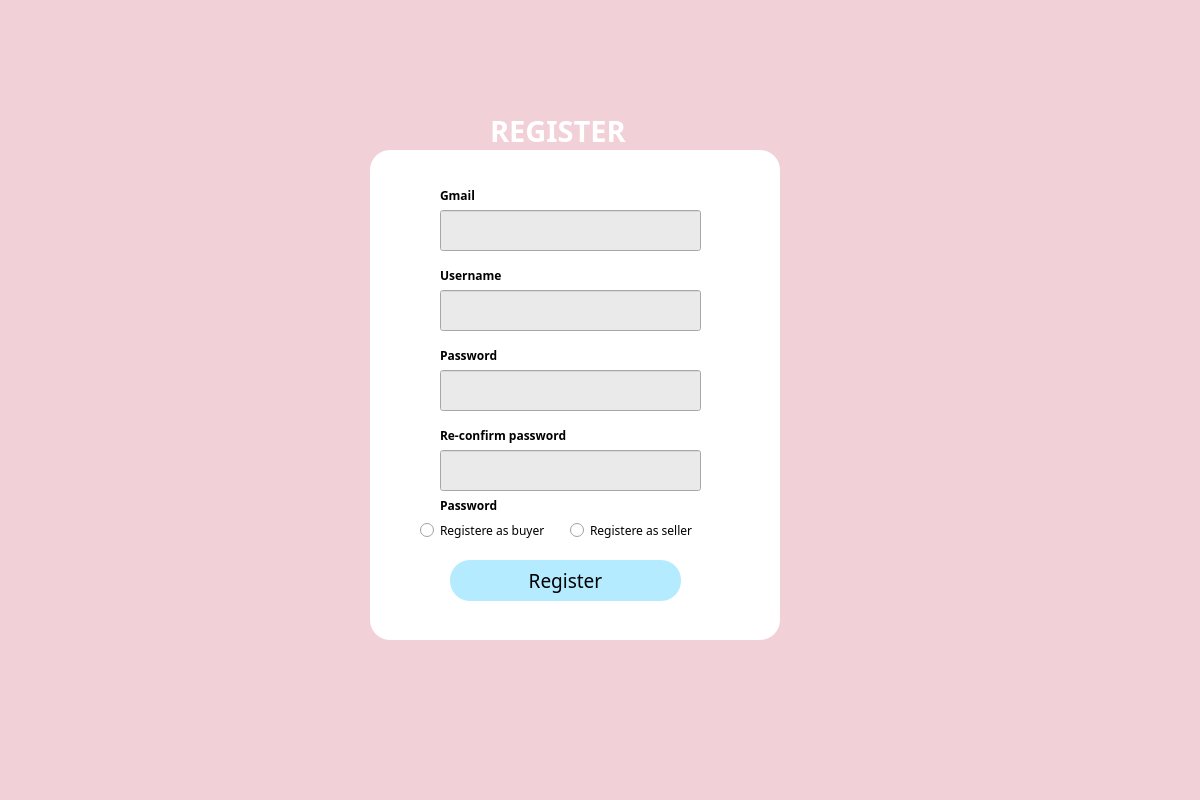
<?xml version="1.0" encoding="UTF-8"?>
<ui version="4.0">
 <class>Dialog</class>
 <widget class="QDialog" name="Dialog">
  <property name="geometry">
   <rect>
    <x>0</x>
    <y>0</y>
    <width>1200</width>
    <height>800</height>
   </rect>
  </property>
  <property name="font">
   <font>
    <family>Manrope</family>
    <weight>75</weight>
    <bold>true</bold>
   </font>
  </property>
  <property name="windowTitle">
   <string>Dialog</string>
  </property>
  <property name="styleSheet">
   <string notr="true">background-color:rgb(241, 208, 215);</string>
  </property>
  <widget class="QLabel" name="gmail_lable">
   <property name="geometry">
    <rect>
     <x>440</x>
     <y>180</y>
     <width>71</width>
     <height>31</height>
    </rect>
   </property>
   <property name="font">
    <font>
     <family>Manrope</family>
     <pointsize>9</pointsize>
     <weight>75</weight>
     <bold>true</bold>
    </font>
   </property>
   <property name="styleSheet">
    <string notr="true">background-color: None</string>
   </property>
   <property name="text">
    <string>Gmail</string>
   </property>
  </widget>
  <widget class="QLineEdit" name="password_input">
   <property name="geometry">
    <rect>
     <x>440</x>
     <y>370</y>
     <width>261</width>
     <height>41</height>
    </rect>
   </property>
   <property name="styleSheet">
    <string notr="true">background-color: rgb(234, 234, 234)</string>
   </property>
  </widget>
  <widget class="QLabel" name="password_label">
   <property name="geometry">
    <rect>
     <x>440</x>
     <y>340</y>
     <width>141</width>
     <height>31</height>
    </rect>
   </property>
   <property name="font">
    <font>
     <family>Manrope</family>
     <pointsize>9</pointsize>
     <weight>75</weight>
     <bold>true</bold>
    </font>
   </property>
   <property name="styleSheet">
    <string notr="true">background-color: None</string>
   </property>
   <property name="text">
    <string>Password</string>
   </property>
  </widget>
  <widget class="QLabel" name="label">
   <property name="geometry">
    <rect>
     <x>490</x>
     <y>100</y>
     <width>181</width>
     <height>61</height>
    </rect>
   </property>
   <property name="font">
    <font>
     <family>Manrope</family>
     <pointsize>22</pointsize>
     <weight>75</weight>
     <bold>true</bold>
    </font>
   </property>
   <property name="styleSheet">
    <string notr="true">background-color: None; color: white;</string>
   </property>
   <property name="text">
    <string>REGISTER</string>
   </property>
  </widget>
  <widget class="QLineEdit" name="gmail_input">
   <property name="geometry">
    <rect>
     <x>440</x>
     <y>210</y>
     <width>261</width>
     <height>41</height>
    </rect>
   </property>
   <property name="styleSheet">
    <string notr="true">background-color: rgb(234, 234, 234)</string>
   </property>
  </widget>
  <widget class="QLabel" name="username_label">
   <property name="geometry">
    <rect>
     <x>440</x>
     <y>260</y>
     <width>141</width>
     <height>31</height>
    </rect>
   </property>
   <property name="font">
    <font>
     <family>Manrope</family>
     <pointsize>9</pointsize>
     <weight>75</weight>
     <bold>true</bold>
    </font>
   </property>
   <property name="styleSheet">
    <string notr="true">background-color: None</string>
   </property>
   <property name="text">
    <string>Username</string>
   </property>
  </widget>
  <widget class="QLabel" name="reconfirm_label">
   <property name="geometry">
    <rect>
     <x>440</x>
     <y>420</y>
     <width>241</width>
     <height>31</height>
    </rect>
   </property>
   <property name="font">
    <font>
     <family>Manrope</family>
     <pointsize>9</pointsize>
     <weight>75</weight>
     <bold>true</bold>
    </font>
   </property>
   <property name="styleSheet">
    <string notr="true">background-color: None</string>
   </property>
   <property name="text">
    <string>Re-confirm password</string>
   </property>
  </widget>
  <widget class="QGraphicsView" name="graphicsView">
   <property name="geometry">
    <rect>
     <x>370</x>
     <y>150</y>
     <width>410</width>
     <height>490</height>
    </rect>
   </property>
   <property name="styleSheet">
    <string notr="true">border-radius: 20px; background-color: white;</string>
   </property>
  </widget>
  <widget class="QLineEdit" name="reconfirm_input">
   <property name="geometry">
    <rect>
     <x>440</x>
     <y>450</y>
     <width>261</width>
     <height>41</height>
    </rect>
   </property>
   <property name="styleSheet">
    <string notr="true">background-color: rgb(234, 234, 234)</string>
   </property>
  </widget>
  <widget class="QPushButton" name="register_button">
   <property name="geometry">
    <rect>
     <x>450</x>
     <y>560</y>
     <width>231</width>
     <height>41</height>
    </rect>
   </property>
   <property name="font">
    <font>
     <family>Montserrat</family>
     <pointsize>14</pointsize>
    </font>
   </property>
   <property name="styleSheet">
    <string notr="true">border-radius: 20px;
background-color: rgb(180, 235, 255)</string>
   </property>
   <property name="text">
    <string>Register</string>
   </property>
  </widget>
  <widget class="QLineEdit" name="username_input">
   <property name="geometry">
    <rect>
     <x>440</x>
     <y>290</y>
     <width>261</width>
     <height>41</height>
    </rect>
   </property>
   <property name="styleSheet">
    <string notr="true">background-color: rgb(234, 234, 234)</string>
   </property>
  </widget>
  <widget class="QRadioButton" name="buyer_button">
   <property name="geometry">
    <rect>
     <x>420</x>
     <y>520</y>
     <width>141</width>
     <height>21</height>
    </rect>
   </property>
   <property name="font">
    <font>
     <family>Manrope</family>
     <weight>50</weight>
     <bold>false</bold>
    </font>
   </property>
   <property name="styleSheet">
    <string notr="true">background-color: None;</string>
   </property>
   <property name="text">
    <string>Registere as buyer</string>
   </property>
  </widget>
  <widget class="QRadioButton" name="seller_button">
   <property name="geometry">
    <rect>
     <x>570</x>
     <y>520</y>
     <width>151</width>
     <height>21</height>
    </rect>
   </property>
   <property name="font">
    <font>
     <family>Manrope</family>
    </font>
   </property>
   <property name="styleSheet">
    <string notr="true">background-color: None;</string>
   </property>
   <property name="text">
    <string>Registere as seller</string>
   </property>
  </widget>
  <widget class="QLabel" name="noti_label">
   <property name="geometry">
    <rect>
     <x>440</x>
     <y>490</y>
     <width>331</width>
     <height>31</height>
    </rect>
   </property>
   <property name="font">
    <font>
     <family>Manrope</family>
     <pointsize>9</pointsize>
     <weight>75</weight>
     <bold>true</bold>
    </font>
   </property>
   <property name="styleSheet">
    <string notr="true">background-color: None</string>
   </property>
   <property name="text">
    <string>Password</string>
   </property>
  </widget>
  <zorder>graphicsView</zorder>
  <zorder>gmail_lable</zorder>
  <zorder>password_input</zorder>
  <zorder>password_label</zorder>
  <zorder>label</zorder>
  <zorder>gmail_input</zorder>
  <zorder>username_label</zorder>
  <zorder>reconfirm_label</zorder>
  <zorder>reconfirm_input</zorder>
  <zorder>register_button</zorder>
  <zorder>username_input</zorder>
  <zorder>buyer_button</zorder>
  <zorder>seller_button</zorder>
  <zorder>noti_label</zorder>
 </widget>
 <resources/>
 <connections/>
</ui>
